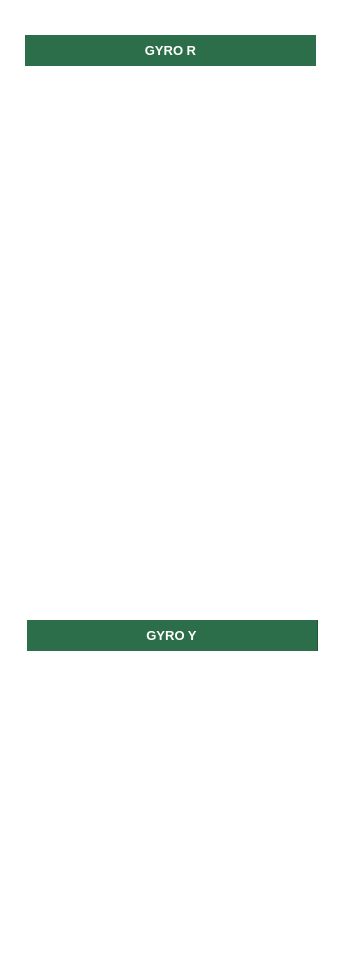
     <widget class="QFrame" name="frame_7">
      <property name="geometry">
       <rect>
        <x>1134</x>
        <y>30</y>
        <width>341</width>
        <height>961</height>
       </rect>
      </property>
      <property name="styleSheet">
       <string notr="true">background-color: transparent;</string>
      </property>
      <property name="frameShape">
       <enum>QFrame::StyledPanel</enum>
      </property>
      <property name="frameShadow">
       <enum>QFrame::Raised</enum>
      </property>
      <widget class="QCustomPlot" name="spGyroR" native="true">
       <property name="geometry">
        <rect>
         <x>26</x>
         <y>80</y>
         <width>291</width>
         <height>191</height>
        </rect>
       </property>
      </widget>
      <widget class="QFrame" name="frame_16">
       <property name="geometry">
        <rect>
         <x>25</x>
         <y>35</y>
         <width>291</width>
         <height>31</height>
        </rect>
       </property>
       <property name="baseSize">
        <size>
         <width>0</width>
         <height>0</height>
        </size>
       </property>
       <property name="styleSheet">
        <string notr="true">background-color: rgb(44, 110, 73);</string>
       </property>
       <property name="frameShape">
        <enum>QFrame::StyledPanel</enum>
       </property>
       <property name="frameShadow">
        <enum>QFrame::Raised</enum>
       </property>
       <property name="lineWidth">
        <number>1</number>
       </property>
       <property name="midLineWidth">
        <number>0</number>
       </property>
       <widget class="QLabel" name="label_13">
        <property name="geometry">
         <rect>
          <x>0</x>
          <y>-5</y>
          <width>291</width>
          <height>41</height>
         </rect>
        </property>
        <property name="styleSheet">
         <string notr="true">color: rgb(255, 255, 255);</string>
        </property>
        <property name="text">
         <string>&lt;html&gt;&lt;head/&gt;&lt;body&gt;&lt;p align=&quot;center&quot;&gt;&lt;span style=&quot; font-size:10pt; font-weight:700;&quot;&gt;GYRO R&lt;/span&gt;&lt;/p&gt;&lt;/body&gt;&lt;/html&gt;</string>
        </property>
       </widget>
      </widget>
      <widget class="QCustomPlot" name="spGyroY" native="true">
       <property name="geometry">
        <rect>
         <x>26</x>
         <y>678</y>
         <width>291</width>
         <height>191</height>
        </rect>
       </property>
      </widget>
      <widget class="QFrame" name="frame_19">
       <property name="geometry">
        <rect>
         <x>27</x>
         <y>620</y>
         <width>291</width>
         <height>31</height>
        </rect>
       </property>
       <property name="baseSize">
        <size>
         <width>0</width>
         <height>0</height>
        </size>
       </property>
       <property name="styleSheet">
        <string notr="true">background-color: rgb(44, 110, 73);</string>
       </property>
       <property name="frameShape">
        <enum>QFrame::StyledPanel</enum>
       </property>
       <property name="frameShadow">
        <enum>QFrame::Raised</enum>
       </property>
       <property name="lineWidth">
        <number>1</number>
       </property>
       <property name="midLineWidth">
        <number>0</number>
       </property>
       <widget class="QLabel" name="label_15">
        <property name="geometry">
         <rect>
          <x>-1</x>
          <y>-5</y>
          <width>291</width>
          <height>41</height>
         </rect>
        </property>
        <property name="styleSheet">
         <string notr="true">color: rgb(255, 255, 255);</string>
        </property>
        <property name="text">
         <string>&lt;html&gt;&lt;head/&gt;&lt;body&gt;&lt;p align=&quot;center&quot;&gt;&lt;span style=&quot; font-size:10pt; font-weight:700;&quot;&gt;GYRO Y&lt;/span&gt;&lt;/p&gt;&lt;/body&gt;&lt;/html&gt;</string>
        </property>
       </widget>
      </widget>
      <widget class="QCustomPlot" name="spGyroP" native="true">
       <property name="geometry">
        <rect>
         <x>30</x>
         <y>360</y>
         <width>291</width>
         <height>191</height>
        </rect>
       </property>
      </widget>
     </widget>
